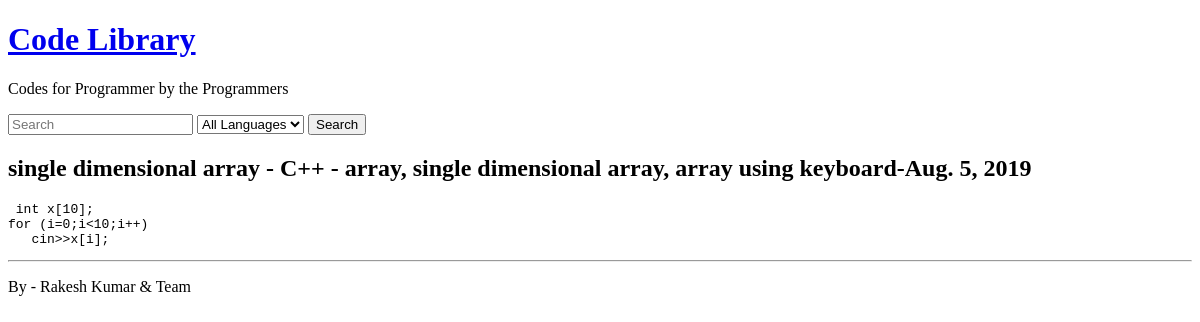
The app's page /2/, older data.
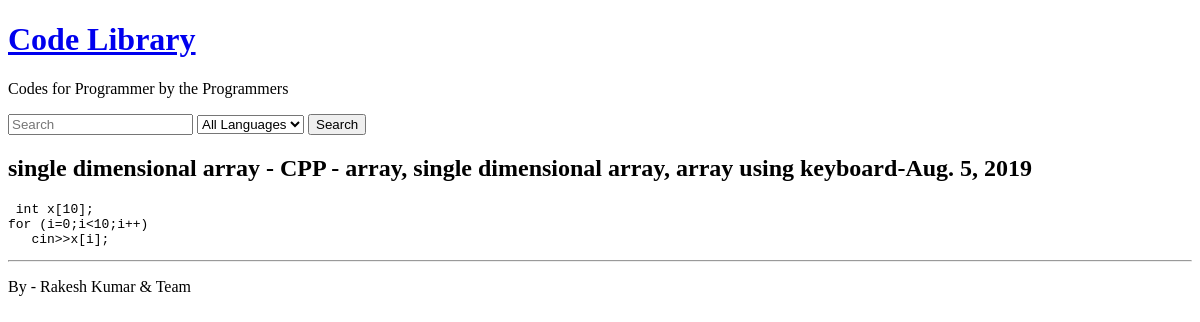
The same page, newer data.
### library/models.py (models this page shows, shortened)
class code(models.Model):
    STATUS = [('Dr', 'Draft'), ('Pub', 'Published')]
    language = models.ForeignKey('language', on_delete=models.CASCADE)
    title = models.CharField(max_length=250)
    code = models.TextField()
    keywords = models.CharField(max_length=250)
    status = models.CharField(max_length=20, choices=STATUS)
    submitted_on = models.DateField(auto_now=True)
    updated_on = models.DateField(auto_now=False)

class language(models.Model):
    language = models.CharField(max_length=30)
    def __str__(self):
        return self.language

### library/views.py (the view)
# urls.py: path('<int:id>/', singlecode, name="singlecode"),
def singlecode(request, id):
    post = code.objects.get(pk=id)
    return render(request, "library/single.html", {'post': post})

### library/templates/library/single.html
{% extends 'library/base.html' %}
    {% block content %}
        <h2>{{post.title}} - {{post.language}} - {{post.keywords}}-{{post.updated_on}}</h2>
        <pre> {{post.code}} </pre>
    {% endblock content %}

Row changes from the older to the newer data that the page shows:
changed through a linked row, code "single dimensional array": language "C++" → "CPP"
